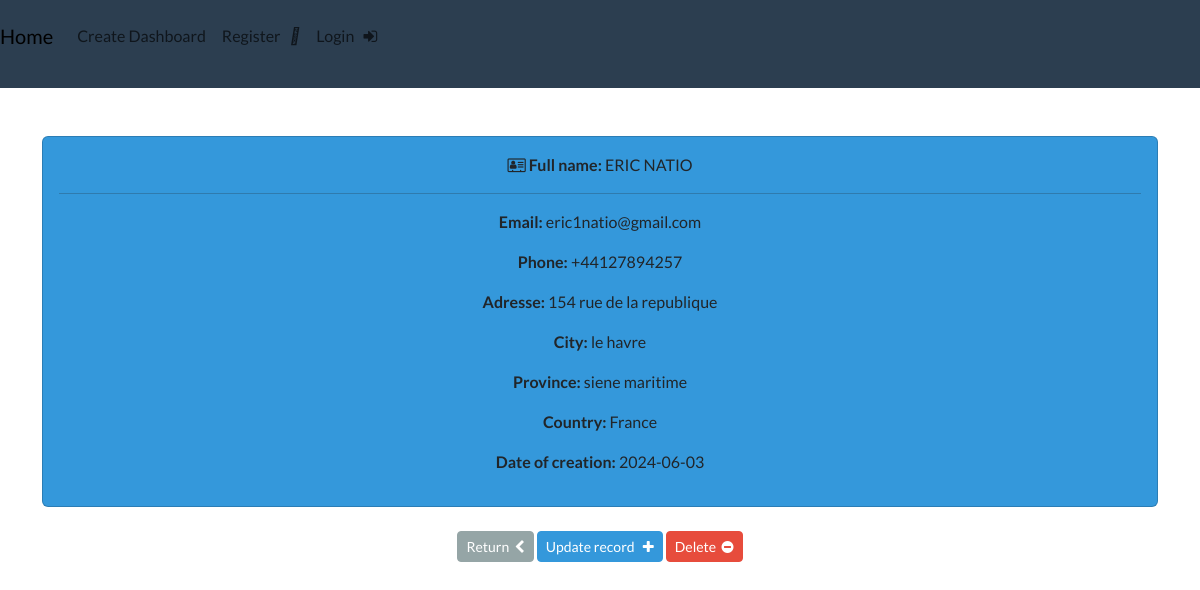
The page /record/11/ on the database its author committed.
### webapp/models.py (models this page shows, shortened)
class Record(models.Model):
	first_name = models.CharField(max_length=30)
	last_name = models.CharField(max_length=30)
	date_time = models.DateTimeField(auto_now_add=True)
	email = models.EmailField(max_length=254, unique=True)
	phone = models.CharField(max_length=20)
	adress = models.CharField(max_length=300)
	city = models.CharField(max_length=100)
	province = models.CharField(max_length=150)
	country = models.CharField(max_length=30)
	class Meta:
		verbose_name_plural = "Record"

### webapp/views.py (the view)
# urls.py: path('record/<int:pk>/', views.record_view, name="record-link"),
def record_view(request, pk):
	record = Record.objects.get(id=pk)
	return render(request, 'webapp/view_record.html', {'record':record})

### webapp/templates/webapp/view_record.html (shortened to what this page needs)
{% extends 'webapp/base.html'%}
{% block content %}
	<div class="card mt-5 text-center bg-info">
		<div class="card-body">
			<p><i class="fa fa-address-card-o" aria-hidden="true"></i>&nbsp;<strong>Full name:</strong> {{record.first_name|upper}} {{record.last_name|upper}}<p><hr>
			<p><strong>Email:</strong> {{record.email}}<p>
			<p><strong>Phone:</strong> {{record.phone}}<p>
			<p><strong>Adresse:</strong> {{record.adress}}<p>
			<p><strong>City:</strong> {{record.city}}<p>
			<p><strong>Province:</strong> {{record.province}}<p>
			<p><strong>Country:</strong> {{record.country}}<p>
			<p><strong>Date of creation:</strong> {{record.date_time|date:"Y-m-d"}}<p>
		</div>
	</div>
	<br>
	<div class="d-flex justify-content-center">
		<a type="submit" href="{% url 'webapp:dashboard-link' %}" class="btn btn-secondary btn-sm">Return &nbsp;<i class="fa fa-chevron-left" aria-hidden="true"></i></a>&nbsp;
 		<a type="submit" href="{% url 'webapp:update-link' record.id %}" class="btn btn-info btn-sm">Update record  &nbsp; <i class="fa fa-plus" aria-hidden="true"></i></a>&nbsp;
		<a type="submit" href="{% url 'webapp:delete-link' record.id %}" class="btn btn-danger btn-sm">Delete &nbsp;<i class="fa fa-minus-circle" aria-hidden="true"></i></a>
	</div>
{% endblock %}

### rows shown on the page
Record: first_name "ERIC", last_name "NATIO", email "eric1natio@gmail.com", phone "+44127894257", adress "154 rue de la republique", city "le havre", province "siene maritime", country "France", date_time "2024-06-03"
